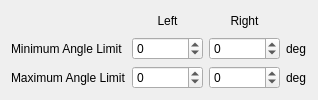
            <widget class="QWidget" name="proportionalAngleLimitsPage">
             <attribute name="title">
              <string notr="true">Angle Limits</string>
             </attribute>
             <layout class="QGridLayout" name="proportionalAngleLimitsGridLayout">
              <item row="0" column="0">
               <spacer name="proportionalAngleLimitsHorizontalSpacer">
                <property name="orientation">
                 <enum>Qt::Orientation::Horizontal</enum>
                </property>
                <property name="sizeType">
                 <enum>QSizePolicy::Policy::MinimumExpanding</enum>
                </property>
                <property name="sizeHint" stdset="0">
                 <size>
                  <width>0</width>
                  <height>0</height>
                 </size>
                </property>
               </spacer>
              </item>
              <item row="0" column="1">
               <widget class="QLabel" name="proportionalAngleLimitsLegLabelL">
                <property name="sizePolicy">
                 <sizepolicy hsizetype="Preferred" vsizetype="Preferred">
                  <horstretch>0</horstretch>
                  <verstretch>0</verstretch>
                 </sizepolicy>
                </property>
                <property name="font">
                 <font>
                  <pointsize>9</pointsize>
                 </font>
                </property>
                <property name="toolTip">
                 <string notr="true">Left</string>
                </property>
                <property name="text">
                 <string notr="true">Left</string>
                </property>
                <property name="alignment">
                 <set>Qt::AlignmentFlag::AlignCenter</set>
                </property>
               </widget>
              </item>
              <item row="0" column="2">
               <widget class="QLabel" name="proportionalAngleLimitsLegLabelR">
                <property name="sizePolicy">
                 <sizepolicy hsizetype="Preferred" vsizetype="Preferred">
                  <horstretch>0</horstretch>
                  <verstretch>0</verstretch>
                 </sizepolicy>
                </property>
                <property name="font">
                 <font>
                  <pointsize>9</pointsize>
                 </font>
                </property>
                <property name="toolTip">
                 <string notr="true">Right</string>
                </property>
                <property name="text">
                 <string notr="true">Right</string>
                </property>
                <property name="alignment">
                 <set>Qt::AlignmentFlag::AlignCenter</set>
                </property>
               </widget>
              </item>
              <item row="0" column="3">
               <spacer name="proportionalAngleLimitsUnitVerticalSpacer">
                <property name="orientation">
                 <enum>Qt::Orientation::Vertical</enum>
                </property>
                <property name="sizeType">
                 <enum>QSizePolicy::Policy::Maximum</enum>
                </property>
                <property name="sizeHint" stdset="0">
                 <size>
                  <width>0</width>
                  <height>20</height>
                 </size>
                </property>
               </spacer>
              </item>
              <item row="1" column="0">
               <widget class="QLabel" name="proportionalMinAngleLimitLabel">
                <property name="sizePolicy">
                 <sizepolicy hsizetype="Preferred" vsizetype="Preferred">
                  <horstretch>0</horstretch>
                  <verstretch>0</verstretch>
                 </sizepolicy>
                </property>
                <property name="font">
                 <font>
                  <pointsize>9</pointsize>
                 </font>
                </property>
                <property name="toolTip">
                 <string notr="true">Extension angle should be considered more negative.</string>
                </property>
                <property name="text">
                 <string notr="true">Minimum Angle Limit</string>
                </property>
               </widget>
              </item>
              <item row="1" column="1">
               <widget class="QSpinBox" name="proportionalMinAngleLimitSpinBoxL">
                <property name="sizePolicy">
                 <sizepolicy hsizetype="Preferred" vsizetype="Preferred">
                  <horstretch>0</horstretch>
                  <verstretch>0</verstretch>
                 </sizepolicy>
                </property>
                <property name="font">
                 <font>
                  <pointsize>9</pointsize>
                 </font>
                </property>
                <property name="cursor">
                 <cursorShape>IBeamCursor</cursorShape>
                </property>
                <property name="alignment">
                 <set>Qt::AlignmentFlag::AlignLeading|Qt::AlignmentFlag::AlignLeft|Qt::AlignmentFlag::AlignVCenter</set>
                </property>
                <property name="buttonSymbols">
                 <enum>QAbstractSpinBox::ButtonSymbols::UpDownArrows</enum>
                </property>
                <property name="specialValueText">
                 <string notr="true"/>
                </property>
                <property name="accelerated">
                 <bool>true</bool>
                </property>
                <property name="correctionMode">
                 <enum>QAbstractSpinBox::CorrectionMode::CorrectToPreviousValue</enum>
                </property>
                <property name="showGroupSeparator" stdset="0">
                 <bool>false</bool>
                </property>
                <property name="suffix">
                 <string notr="true"/>
                </property>
                <property name="prefix">
                 <string notr="true"/>
                </property>
                <property name="minimum">
                 <number>-999999999</number>
                </property>
                <property name="maximum">
                 <number>999999999</number>
                </property>
                <property name="value">
                 <number>0</number>
                </property>
               </widget>
              </item>
              <item row="1" column="2">
               <widget class="QSpinBox" name="proportionalMinAngleLimitSpinBoxR">
                <property name="sizePolicy">
                 <sizepolicy hsizetype="Preferred" vsizetype="Preferred">
                  <horstretch>0</horstretch>
                  <verstretch>0</verstretch>
                 </sizepolicy>
                </property>
                <property name="font">
                 <font>
                  <pointsize>9</pointsize>
                 </font>
                </property>
                <property name="cursor">
                 <cursorShape>IBeamCursor</cursorShape>
                </property>
                <property name="alignment">
                 <set>Qt::AlignmentFlag::AlignLeading|Qt::AlignmentFlag::AlignLeft|Qt::AlignmentFlag::AlignVCenter</set>
                </property>
                <property name="buttonSymbols">
                 <enum>QAbstractSpinBox::ButtonSymbols::UpDownArrows</enum>
                </property>
                <property name="specialValueText">
                 <string notr="true"/>
                </property>
                <property name="accelerated">
                 <bool>true</bool>
                </property>
                <property name="correctionMode">
                 <enum>QAbstractSpinBox::CorrectionMode::CorrectToPreviousValue</enum>
                </property>
                <property name="showGroupSeparator" stdset="0">
                 <bool>false</bool>
                </property>
                <property name="suffix">
                 <string notr="true"/>
                </property>
                <property name="prefix">
                 <string notr="true"/>
                </property>
                <property name="minimum">
                 <number>-999999999</number>
                </property>
                <property name="maximum">
                 <number>999999999</number>
                </property>
                <property name="value">
                 <number>0</number>
                </property>
               </widget>
              </item>
              <item row="1" column="3">
               <widget class="QLabel" name="proportionalMinAngleLimitUnitLabel">
                <property name="font">
                 <font>
                  <pointsize>9</pointsize>
                 </font>
                </property>
                <property name="text">
                 <string notr="true">deg</string>
                </property>
                <property name="alignment">
                 <set>Qt::AlignmentFlag::AlignLeading|Qt::AlignmentFlag::AlignLeft|Qt::AlignmentFlag::AlignVCenter</set>
                </property>
               </widget>
              </item>
              <item row="2" column="0">
               <widget class="QLabel" name="proportionalMaxAngleLimitLabel">
                <property name="enabled">
                 <bool>true</bool>
                </property>
                <property name="sizePolicy">
                 <sizepolicy hsizetype="Preferred" vsizetype="Preferred">
                  <horstretch>0</horstretch>
                  <verstretch>0</verstretch>
                 </sizepolicy>
                </property>
                <property name="font">
                 <font>
                  <pointsize>9</pointsize>
                 </font>
                </property>
                <property name="toolTip">
                 <string notr="true">Flexion angle should be considered more positive.</string>
                </property>
                <property name="text">
                 <string notr="true">Maximum Angle Limit</string>
                </property>
               </widget>
              </item>
              <item row="2" column="1">
               <widget class="QSpinBox" name="proportionalMaxAngleLimitSpinBoxL">
                <property name="sizePolicy">
                 <sizepolicy hsizetype="Preferred" vsizetype="Preferred">
                  <horstretch>0</horstretch>
                  <verstretch>0</verstretch>
                 </sizepolicy>
                </property>
                <property name="font">
                 <font>
                  <pointsize>9</pointsize>
                 </font>
                </property>
                <property name="cursor">
                 <cursorShape>PointingHandCursor</cursorShape>
                </property>
                <property name="alignment">
                 <set>Qt::AlignmentFlag::AlignLeading|Qt::AlignmentFlag::AlignLeft|Qt::AlignmentFlag::AlignVCenter</set>
                </property>
                <property name="buttonSymbols">
                 <enum>QAbstractSpinBox::ButtonSymbols::UpDownArrows</enum>
                </property>
                <property name="specialValueText">
                 <string notr="true"/>
                </property>
                <property name="accelerated">
                 <bool>true</bool>
                </property>
                <property name="correctionMode">
                 <enum>QAbstractSpinBox::CorrectionMode::CorrectToPreviousValue</enum>
                </property>
                <property name="showGroupSeparator" stdset="0">
                 <bool>false</bool>
                </property>
                <property name="suffix">
                 <string notr="true"/>
                </property>
                <property name="prefix">
                 <string notr="true"/>
                </property>
                <property name="minimum">
                 <number>-999999999</number>
                </property>
                <property name="maximum">
                 <number>999999999</number>
                </property>
                <property name="value">
                 <number>0</number>
                </property>
               </widget>
              </item>
              <item row="2" column="2">
               <widget class="QSpinBox" name="proportionalMaxAngleLimitSpinBoxR">
                <property name="sizePolicy">
                 <sizepolicy hsizetype="Preferred" vsizetype="Preferred">
                  <horstretch>0</horstretch>
                  <verstretch>0</verstretch>
                 </sizepolicy>
                </property>
                <property name="font">
                 <font>
                  <pointsize>9</pointsize>
                 </font>
                </property>
                <property name="cursor">
                 <cursorShape>PointingHandCursor</cursorShape>
                </property>
                <property name="alignment">
                 <set>Qt::AlignmentFlag::AlignLeading|Qt::AlignmentFlag::AlignLeft|Qt::AlignmentFlag::AlignVCenter</set>
                </property>
                <property name="buttonSymbols">
                 <enum>QAbstractSpinBox::ButtonSymbols::UpDownArrows</enum>
                </property>
                <property name="specialValueText">
                 <string notr="true"/>
                </property>
                <property name="accelerated">
                 <bool>true</bool>
                </property>
                <property name="correctionMode">
                 <enum>QAbstractSpinBox::CorrectionMode::CorrectToPreviousValue</enum>
                </property>
                <property name="showGroupSeparator" stdset="0">
                 <bool>false</bool>
                </property>
                <property name="suffix">
                 <string notr="true"/>
                </property>
                <property name="prefix">
                 <string notr="true"/>
                </property>
                <property name="minimum">
                 <number>-999999999</number>
                </property>
                <property name="maximum">
                 <number>999999999</number>
                </property>
                <property name="value">
                 <number>0</number>
                </property>
               </widget>
              </item>
              <item row="2" column="3">
               <widget class="QLabel" name="proportionalMaxAngleLimitUnitLabel">
                <property name="font">
                 <font>
                  <pointsize>9</pointsize>
                 </font>
                </property>
                <property name="text">
                 <string notr="true">deg</string>
                </property>
                <property name="alignment">
                 <set>Qt::AlignmentFlag::AlignLeading|Qt::AlignmentFlag::AlignLeft|Qt::AlignmentFlag::AlignVCenter</set>
                </property>
               </widget>
              </item>
              <item row="3" column="0" colspan="4">
               <spacer name="proportionalAngleLimitsVerticalSpacer">
                <property name="orientation">
                 <enum>Qt::Orientation::Vertical</enum>
                </property>
                <property name="sizeType">
                 <enum>QSizePolicy::Policy::MinimumExpanding</enum>
                </property>
                <property name="sizeHint" stdset="0">
                 <size>
                  <width>0</width>
                  <height>0</height>
                 </size>
                </property>
               </spacer>
              </item>
             </layout>
            </widget>
